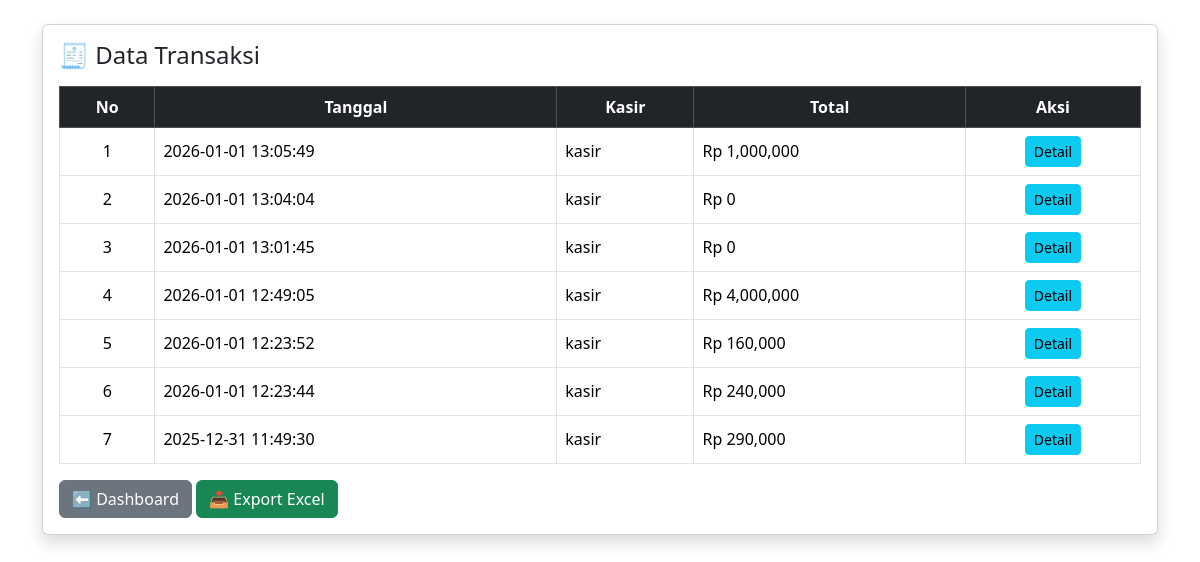
Screenshot of /admin/transaksi.php (signed in) with the database file from the repository.
### tables this page shows
CREATE TABLE `transaksi` (
  `id` int(11) NOT NULL,
  `user_id` int(11) NOT NULL,
  `tanggal` datetime DEFAULT current_timestamp(),
  `total` int(11) NOT NULL,
  `nama_produk` varchar(100) DEFAULT NULL
);

CREATE TABLE `users` (
  `id` int(11) NOT NULL,
  `username` varchar(50) NOT NULL,
  `password` varchar(255) NOT NULL,
  `role` enum('admin','kasir') NOT NULL
);

### admin/transaksi.php (the view, shortened to what this page needs)
<?php
include '../config/db.php';
$data = mysqli_query($conn,
  "SELECT t.id, t.tanggal, t.total, u.username
   FROM transaksi t
   JOIN users u ON t.user_id = u.id
   ORDER BY t.id DESC"
);
?>
<!DOCTYPE html>
<html>
<head>
  <link href="https://cdn.jsdelivr.net/npm/bootstrap@5.3.2/dist/css/bootstrap.min.css" rel="stylesheet">
</head>
<body>
<div class="container mt-4">
  <div class="card shadow">
    <div class="card-body">
      <h4 class="mb-3">🧾 Data Transaksi</h4>
      <table class="table table-bordered table-hover align-middle">
        <thead class="table-dark text-center">
          <tr>
            <th>No</th>
            <th>Tanggal</th>
            <th>Kasir</th>
            <th>Total</th>
            <th>Aksi</th>
          </tr>
        </thead>
        <tbody>
        <?php $no=1; while($t=mysqli_fetch_assoc($data)): ?>
          <tr>
            <td class="text-center"><?= $no++ ?></td>
            <td><?= $t['tanggal'] ?></td>
            <td><?= $t['username'] ?></td>
            <td>Rp <?= number_format($t['total']) ?></td>
            <td class="text-center">
              <a href="transaksi_detail.php?id=<?= $t['id'] ?>"
                 class="btn btn-info btn-sm">Detail</a>
            </td>
          </tr>
        <?php endwhile; ?>
        </tbody>
      </table>
      <a href="dashboard.php" class="btn btn-secondary">⬅ Dashboard</a>
      <a href="export_excel.php" class="btn btn-success">📥 Export Excel</a>
    </div>
  </div>
</div>
</body>
</html>

### rows the page displays
transaksi: tanggal "2026-01-01 13:05:49", user.username "kasir", total "1,000,000"
transaksi: tanggal "2026-01-01 13:04:04", user.username "kasir", total "0"
transaksi: tanggal "2026-01-01 13:01:45", user.username "kasir", total "0"
transaksi: tanggal "2026-01-01 12:49:05", user.username "kasir", total "4,000,000"
transaksi: tanggal "2026-01-01 12:23:52", user.username "kasir", total "160,000"
transaksi: tanggal "2026-01-01 12:23:44", user.username "kasir", total "240,000"
transaksi: tanggal "2025-12-31 11:49:30", user.username "kasir", total "290,000"
